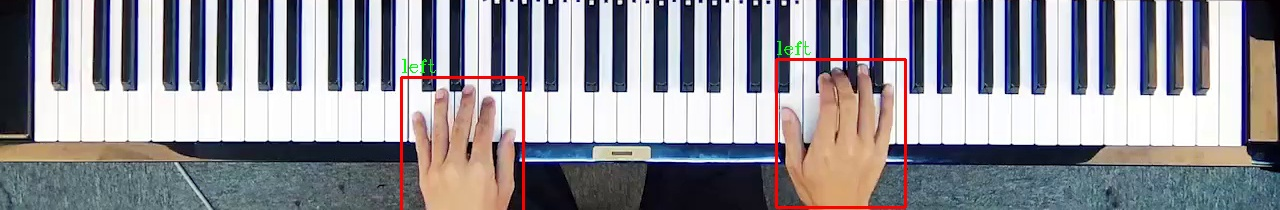
#> input picture piano_functions/tmp/0000.jpg, 1280 x 210 px, found by its file name
$ python utils.py
#> lines starting #> are read from the running program, lines starting #| are printed output that depends on the picture
#-*- coding:utf-8 -*-

from __future__ import absolute_import
from __future__ import division
from __future__ import print_function

import cv2
import os,random
import numpy as np
import json,math
import argparse
import struct, midi
import sys

black_num = [2, 5, 7, 10, 12, 14, 17, 19, 22, 24, 26, 29, 31, 34, 36, 38, 41, 43,
            46, 48, 50, 53, 55, 58, 60, 62, 65, 67, 70, 72, 74, 77, 79,82, 84, 86]
white_num = []
for i in range(1, 89):
    if i not in black_num:
        white_num.append(i)
#> further down, img is the input picture: shape (210, 1280, 3); mean B, G, R 155, 147.3, 148.5
# print(white_num)

#-----设置为函数之后这样别的函数调用时就不会影响别的parser参数
def parser():
    parser = argparse.ArgumentParser()
    parser.add_argument("--video_Savepath", type=str, default="/home/data/cy/projects/piano/KJnotes/frames2/video2.avi",
                        help="要生成的视频路径")
    parser.add_argument("--fps", type=int, default=20,
                        help="the fps of video")
    parser.add_argument("--img_path", type=str, default="/home/data/cy/projects/piano/KJnotes/frames2/res_img",
                        help="图片的存储途径")
    parser.add_argument("--midi_path", type=str, default="/home/data/cy/projects/piano/KJnotes/midi/02级_04_二月里来.mid",
                        help="需要解析的midi文件的路径")
    parser.add_argument("--w_txt_path", type=str, default="/home/data/cy/projects/piano/KJnotes/midi/txt/w_frame2.txt",
                        help="将midi文件中读取到的白键和时间信息存储为txt文件")
    parser.add_argument("--b_txt_path", type=str, default="/home/data/cy/projects/piano/KJnotes/midi/txt/b_frame2.txt",
                        help="将midi文件中读取到的黑键和时间信息存储为txt文件")
    parser.add_argument("--test_path", type=str, default="/home/data/cy/projects/piano/initial_video/frame/video1_whole_frame/0000.jpg",
                        help="用以测试的图片 ")
    parser.add_argument("--gamma", type=int, default=0.5,
                        help="光照补偿系数,越小就越亮")
    args = parser.parse_args()
    return args

#-----用以生成视频,可观察一下检测的效果-----
# [133 lines left out: functions form_video, parse_midi, not called in this run]
    #-----pattern中第一个track记录的是右手的pitch按键,第二个是左手的

    #----问一下学长那个以前弄过的那个乐谱跟踪的东西
    #---12个键一个周期,5个黑键和7个白键----,从第一个键开始
    #---36+52=88  按键是21-108,  pitch除以12的余数为0-11,对应一个周期内的12个按键,即C,C#,D...
    #--------------------------  pitch除以12的商表示当前按键pitch在哪个八度(octave)内


#-------光照补偿,使得图片变得亮一点----
def light_enhance(img, gamma):
#> called with gamma = 0.5
    img = img.astype(np.float32)
    h, w, c = img.shape
#> h = 210; w = 1280; c = 3
    #----让图像矩阵中每一个像素值都乘以自己的次幂-----
    temp_img = [[[img[i][j][k]**gamma for k in range(c)] for j in range(w)] for i in range(h)]
#> temp_img = 210 items
    temp_img = np.array(temp_img)    #---listToarray
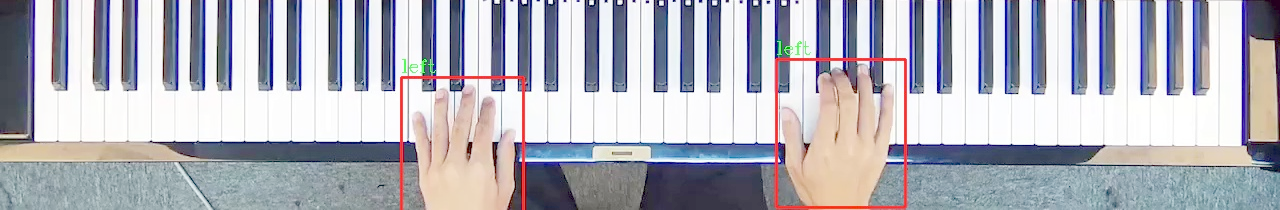
#> temp_img: shape (210, 1280, 3) float64; mean of channels 0, 1, 2 11.87, 11.27, 11.25; drawn with min black and max white
    final = cv2.normalize(temp_img, None, 0, 255, cv2.NORM_MINMAX, -1) #---归一化
    return final

if __name__=="__main__":
    #form_video(args.img_path, args.fps, args.video_Savepath)
    # parse_midi(args.midi_path, args.w_txt_path,args.b_txt_path)
    args = parser()
    img = cv2.imread(args.test_path)
    final = light_enhance(img, args.gamma)
    cv2.imwrite("./normal.jpg", final)
